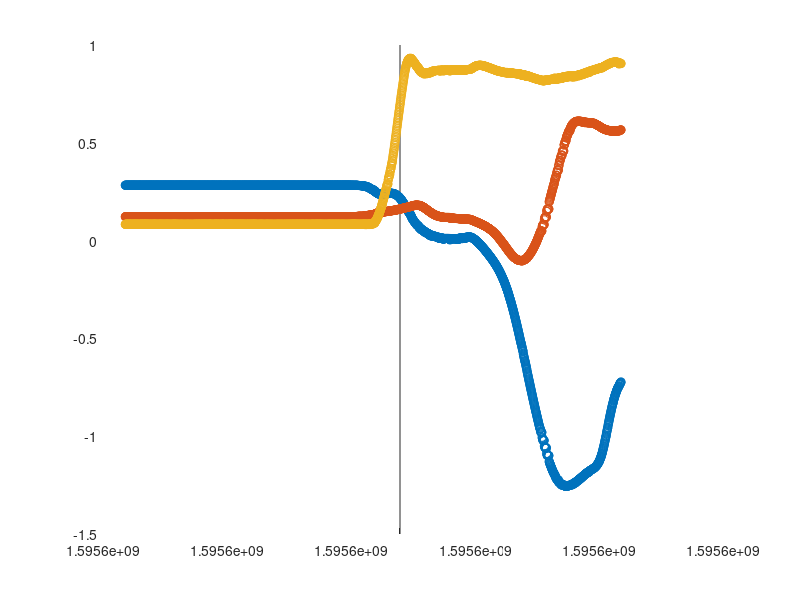

Source code (MATLAB): (Note: this script raises an error after producing the figure.)
%% Initialization
clear;
close all;
clc;


%% Data to compare
% Possible state    | Available on topic
% --------------------------------------
% x                 |                   ardrone/odometry (drifting) TODO check with coordinate transforms
% y                 |                   ardrone/odometry (drifting) TODO check with coordinate transforms
% z                 | ardrone/navdata + ardrone/odometry (same, but a little bit of offset!) TODO check with coordinate transforms

% xDot              | ardrone/navdata + ardrone/odometry (same) TODO Check with Optitrack data for correctnes
% yDot              | ardrone/navdata + ardrone/odometry (same) TODO Check with Optitrack data for correctnes
% zDot              | ardrone/navdata + ardrone/odometry (same, but 0!)

% phi               | ardrone/imu + ardrone/navdata + ardrone/odometry     TODO check with coordinate transform + initialization
% theta             | ardrone/imu + ardrone/navdata + ardrone/odometry     TODO check with coordinate transform + initialization
% psi               | ardrone/imu + ardrone/navdata + ardrone/odometry(2x) TODO check with coordinate transform + initialization

% phiDot            | ardrone/imu + ardrone/odometry (odom is 0!) TODO check with coordinate transform
% thetaDot          | ardrone/imu + ardrone/odometry (odom is 0!) TODO check with coordinate transform
% psiDot            | ardrone/imu + ardrone/odometry (odom is 0!) TODO check with coordinate transform


%% Data to be used to run the filters
% Possible state    | Chosen topic
% --------------------------------
% x                 | 
% y                 | 
% z                 | 

% xDot              | 
% yDot              | 
% zDot              | 

% phi               | 
% theta             | 
% psi               | 

% phiDot            | 
% thetaDot          | 
% psiDot            | 


%% Set variables
% % Retrieve bag file
% cd ~/.ros;
% bag = rosbag("ardrone2_exp_2020-07-24_8.bag");
% cd ~/ardrone2_ws/src/ardrone2_dem/dem/matlab;
% 
% % Select topics that need to be stored
% % Controller signal topics
% topics.cmdVel = 0;
% 
% % Simulation/flight data topics
% topics.modelInput = 0;
% topics.gazeboModelStates = 0;
% topics.optitrack = 1;
% topics.ardroneImu = 1;
% topics.ardroneNav = 1;
% topics.ardroneOdom = 1;
% topics.rotorsMotorSpeed = 0;
% 
% % Set time interval with respect to start of rosbag recording
% % time = [18,25];
% time = [0,20];
% 
% 
% %% Get data
% topicsOut = storeBagdata(bag,topics,time);
% 
% if topics.optitrack
%     optitrackStampTime  = topicsOut.optitrack.stampTime;
%     optitrackPos        = topicsOut.optitrack.pos;
%     optitrackOrientQuat = topicsOut.optitrack.orient;
% end
% 
% if topics.ardroneImu
%     ardroneImuStampTime  = topicsOut.ardroneImu.stampTime;
%     ardroneImuOrientQuat = topicsOut.ardroneImu.orient;
%     ardroneImuVAng       = topicsOut.ardroneImu.vAng;
% end
% 
% if topics.ardroneNav
%     ardroneNavStampTime  = topicsOut.ardroneNav.stampTime;
%     ardroneNavAltd       = topicsOut.ardroneNav.altd;
%     ardroneNavVLin       = topicsOut.ardroneNav.vLin;
%     ardroneNavRot        = topicsOut.ardroneNav.rot;
% end
% 
% if topics.ardroneOdom
%     ardroneOdomStampTime  = topicsOut.ardroneOdom.stampTime;
%     ardroneOdomPos        = topicsOut.ardroneOdom.pos;
%     ardroneOdomVLin       = topicsOut.ardroneOdom.vLin;
%     ardroneOdomOrientQuat = topicsOut.ardroneOdom.orient;
%     ardroneOdomVAng       = topicsOut.ardroneOdom.vAng;
% end
% 
% 
% %% Save data to .mat for code speedup
% save('compARDrone2OptiTrackData.mat',...
%      'optitrackStampTime','optitrackPos','optitrackOrientQuat',...
%      'ardroneImuStampTime','ardroneImuOrientQuat','ardroneImuVAng',...
%      'ardroneNavStampTime','ardroneNavAltd',...
%      'ardroneNavVLin','ardroneNavRot',...
%      'ardroneOdomStampTime','ardroneOdomPos','ardroneOdomVLin',...
%      'ardroneOdomOrientQuat','ardroneOdomVAng');
% 
% 
%% Select data from .mat for code speedup
load compARDrone2OptiTrackData.mat;


%% Select suitable time frame
% Plot position data to determine the time frame visually
figure('Name','OptiTrack position data');
hold on;
plot(optitrackStampTime,optitrackPos(1,:),'-o');
plot(optitrackStampTime,optitrackPos(2,:),'-o');
plot(optitrackStampTime,optitrackPos(3,:),'-o');

% Select data samples to use
prompt   = {'Enter index of 1st data sample:',...
            'Enter index of last data sample:'};
dlgtitle = 'Data selection';
dims     = [1 35];
definput = {'1',num2str(length(optitrackStampTime))};
answer   = inputdlg(prompt,dlgtitle,dims,definput);
otStart  = round(str2double(answer{1}));
otEnd    = round(str2double(answer{2}));

% Select corresponding time frame in OptiTrack data
optitrackStampTime  = optitrackStampTime(otStart:otEnd);
optitrackPos        = optitrackPos(:,otStart:otEnd);
optitrackOrientQuat = optitrackOrientQuat(:,otStart:otEnd);

% Select corresponding time frame in ardroneImu data
[~,arStart] = min(abs(ardroneImuStampTime-optitrackStampTime(1)));
[~,arEnd]   = min(abs(ardroneImuStampTime-optitrackStampTime(end)));
ardroneImuStampTime  = ardroneImuStampTime(arStart:arEnd);
ardroneImuOrientQuat = ardroneImuOrientQuat(:,arStart:arEnd);
ardroneImuVAng       = ardroneImuVAng(:,arStart:arEnd);

% Select corresponding time frame in ardroneNav data
[~,arStart] = min(abs(ardroneNavStampTime-optitrackStampTime(1)));
[~,arEnd]   = min(abs(ardroneNavStampTime-optitrackStampTime(end)));
ardroneNavStampTime = ardroneNavStampTime(arStart:arEnd);
ardroneNavAltd      = ardroneNavAltd(arStart:arEnd);
ardroneNavVLin      = ardroneNavVLin(:,arStart:arEnd);
ardroneNavRot       = ardroneNavRot(:,arStart:arEnd);

% Select corresponding time frame in ardroneOdom data
[~,arStart] = min(abs(ardroneOdomStampTime-optitrackStampTime(1)));
[~,arEnd]   = min(abs(ardroneOdomStampTime-optitrackStampTime(end)));
ardroneOdomStampTime  = ardroneOdomStampTime(arStart:arEnd);
ardroneOdomPos        = ardroneOdomPos(:,arStart:arEnd);
ardroneOdomVLin       = ardroneOdomVLin(:,arStart:arEnd);
ardroneOdomOrientQuat = ardroneOdomOrientQuat(:,arStart:arEnd);
ardroneOdomVAng       = ardroneOdomVAng(:,arStart:arEnd);

% Ensure that all AR.Drone 2.0 signals have equal length by truncating
% Often the odometry are too short, so only check on these messages
% Correct Optitrack data too
nImu  = length(ardroneImuStampTime);
nNav  = length(ardroneNavStampTime);
nOdom = length(ardroneOdomStampTime);
if nOdom ~= nImu || nOdom ~= nNav
    % Select corresponding time frame in OptiTrack data
    [~,otEnd]   = min(abs(optitrackStampTime-ardroneOdomStampTime(end)));
    while optitrackStampTime(otEnd) < ardroneOdomStampTime(end)
        otEnd = otEnd + 1;
    end
    optitrackStampTime  = optitrackStampTime(1:otEnd);
    optitrackPos        = optitrackPos(:,1:otEnd);
    optitrackOrientQuat = optitrackOrientQuat(:,1:otEnd);

    % Select corresponding time frame in ardroneImu data
    [~,arEnd]   = min(abs(ardroneImuStampTime-ardroneOdomStampTime(end)));
    ardroneImuStampTime  = ardroneImuStampTime(1:arEnd);
    ardroneImuOrientQuat = ardroneImuOrientQuat(:,1:arEnd);
    ardroneImuVAng       = ardroneImuVAng(:,1:arEnd);

    % Select corresponding time frame in ardroneNav data
    [~,arEnd]   = min(abs(ardroneNavStampTime-ardroneOdomStampTime(end)));
    ardroneNavStampTime = ardroneNavStampTime(1:arEnd);
    ardroneNavAltd      = ardroneNavAltd(1:arEnd);
    ardroneNavVLin      = ardroneNavVLin(:,1:arEnd);
    ardroneNavRot       = ardroneNavRot(:,1:arEnd);
end

% Align time frames and start at 0
ardroneImuStampTime  = ardroneImuStampTime  - optitrackStampTime(1);
ardroneNavStampTime  = ardroneNavStampTime  - optitrackStampTime(1);
ardroneOdomStampTime = ardroneOdomStampTime - optitrackStampTime(1);
optitrackStampTime   = optitrackStampTime   - optitrackStampTime(1);


%% Convert quaternions to Euler angles
optitrackOrient = quat2EulAndWrap(optitrackOrientQuat,0);
ardroneImuOrient = quat2EulAndWrap(ardroneImuOrientQuat,0);
ardroneOdomOrient = quat2EulAndWrap(ardroneOdomOrientQuat,0);


%% TODO Zero data using average of first 9 seconds
tAvg = 9;

% Zero Optitrack data
[~,otAvgEnd] = min(abs(optitrackStampTime-tAvg));
optitrackPos = optitrackPos - mean(optitrackPos(:,1:otAvgEnd),2);
optitrackOrient = optitrackOrient - mean(optitrackOrient(:,1:otAvgEnd),2);

% Zero AR.Drone 2.0 IMU data
[~,arAvgEnd] = min(abs(ardroneImuStampTime-tAvg));
ardroneImuOrient = ardroneImuOrient - ...
                   mean(ardroneImuOrient(:,1:arAvgEnd),2);
ardroneImuVAng   = ardroneImuVAng - mean(ardroneImuVAng(:,1:arAvgEnd),2);

% Zero AR.Drone 2.0 navdata data
[~,arAvgEnd] = min(abs(ardroneNavStampTime-tAvg));
ardroneNavAltd = ardroneNavAltd - mean(ardroneNavAltd(:,1:arAvgEnd),2);
ardroneNavVLin = ardroneNavVLin - mean(ardroneNavVLin(:,1:arAvgEnd),2);
ardroneNavRot  = ardroneNavRot - mean(ardroneNavRot(:,1:arAvgEnd),2);

% Zero AR.Drone 2.0 odometry data
[~,arAvgEnd] = min(abs(ardroneOdomStampTime-tAvg));
ardroneOdomPos    = ardroneOdomPos - mean(ardroneOdomPos(:,1:arAvgEnd),2);
ardroneOdomVLin   = ardroneOdomVLin - ...
                    mean(ardroneOdomVLin(:,1:arAvgEnd),2);
ardroneOdomOrient = ardroneOdomOrient - ...
                    mean(ardroneOdomOrient(:,1:arAvgEnd),2);
ardroneOdomVAng   = ardroneOdomVAng - ...
                    mean(ardroneOdomVAng(:,1:arAvgEnd),2);


%% Edit Optitrack data


%% Edit AR.Drone 2.0 IMU data


%% Edit AR.Drone 2.0 navdata
ardroneNavAltd = ardroneNavAltd/1000;
ardroneNavVLin = ardroneNavVLin/1000;
ardroneNavRot  = unwrap(ardroneNavRot/180*pi);


%% Edit AR.Drone 2.0 odometry data


%% TODO Convert AR.Drone 2.0 on-board data to inertial frame
% For each sample in AR.Drone 2.0 data:
% - 
% nSamples = 
% for i = 1:
% Construct homogeneous transformation matrix (translational dynamics)
% R = zeros(4,4);
% R(1:3,1:3) = eul2rotm([psi,theta,phi]);
% R(1,4) = x;
% R(2,4) = y;
% R(3,4) = z;
% R(4,4) = 1;

% TODO: construct rotation matrix for rotational dynamics



%% Create plot styling settings
% set(0,'defaultAxesTickLabelInterpreter','latex');
% set(0,'defaultlegendinterpreter','latex');


%% Compare position sources
figure('Name','Position');
subplot(3,1,1);
plot(optitrackStampTime,optitrackPos(1,:));
hold on;
plot(ardroneOdomStampTime,ardroneOdomPos(1,:));
legend('Optitrack','AR.Drone 2.0 odometry');
title('x');
xlabel('Time (s)');
ylabel('x (m)');

subplot(3,1,2);
plot(optitrackStampTime,optitrackPos(2,:));
hold on;
plot(ardroneOdomStampTime,ardroneOdomPos(2,:));
legend('Optitrack','AR.Drone 2.0 odometry');
title('y');
xlabel('Time (s)');
ylabel('y (m)');

subplot(3,1,3);
plot(optitrackStampTime,optitrackPos(3,:));
hold on;
plot(ardroneNavStampTime,ardroneNavAltd);
plot(ardroneOdomStampTime,ardroneOdomPos(3,:));
legend('Optitrack','AR.Drone 2.0 navdata','AR.Drone 2.0 odometry');
title('z');
xlabel('Time (s)');
ylabel('z (m)');


%% Compare linear velocity sources
figure('Name','Linear velocity');
subplot(3,1,1);
plot(ardroneNavStampTime,ardroneNavVLin(1,:));
hold on;
plot(ardroneOdomStampTime,ardroneOdomVLin(1,:));
legend('AR.Drone 2.0 navdata','AR.Drone 2.0 odometry');
title('$\dot{x}$','Interpreter','latex');
xlabel('Time (s)');
ylabel('$\dot{x}$ (m/s)','Interpreter','latex');

subplot(3,1,2);
plot(ardroneNavStampTime,ardroneNavVLin(2,:));
hold on;
plot(ardroneOdomStampTime,ardroneOdomVLin(2,:));
legend('AR.Drone 2.0 navdata','AR.Drone 2.0 odometry');
title('$\dot{y}$','Interpreter','latex');
xlabel('Time (s)');
ylabel('$\dot{y}$ (m/s)','Interpreter','latex');

subplot(3,1,3);
plot(ardroneNavStampTime,ardroneNavVLin(3,:));
hold on;
plot(ardroneOdomStampTime,ardroneOdomVLin(3,:));
legend('AR.Drone 2.0 navdata','AR.Drone 2.0 odometry');
title('$\dot{z}$','Interpreter','latex');
xlabel('Time (s)');
ylabel('$\dot{z}$ (m/s)','Interpreter','latex');


%% Compare orientation sources
figure('Name','Orientation');
subplot(3,1,1);
plot(optitrackStampTime,optitrackOrient(2,:));
hold on;
plot(ardroneImuStampTime,ardroneImuOrient(1,:));
plot(ardroneNavStampTime,ardroneNavRot(1,:));
plot(ardroneOdomStampTime,ardroneOdomOrient(1,:));
legend('Optitrack','AR.Drone 2.0 IMU','AR.Drone 2.0 navdata',...
       'AR.Drone 2.0 odometry');
title('\phi');
xlabel('Time (s)');
ylabel('\phi (rad)');

subplot(3,1,2);
plot(optitrackStampTime,optitrackOrient(1,:));
hold on;
plot(ardroneImuStampTime,-ardroneImuOrient(2,:));
plot(ardroneNavStampTime,ardroneNavRot(2,:));
plot(ardroneOdomStampTime,-ardroneOdomOrient(2,:));
legend('Optitrack','AR.Drone 2.0 IMU','AR.Drone 2.0 navdata',...
       'AR.Drone 2.0 odometry');
title('\theta');
xlabel('Time (s)');
ylabel('\theta (rad)');

subplot(3,1,3);
plot(optitrackStampTime,optitrackOrient(3,:));
hold on;
plot(ardroneImuStampTime,ardroneImuOrient(3,:));
plot(ardroneNavStampTime,ardroneNavRot(3,:));
plot(ardroneOdomStampTime,ardroneOdomOrient(3,:));
legend('Optitrack','AR.Drone 2.0 IMU','AR.Drone 2.0 navdata',...
       'AR.Drone 2.0 odometry');
title('\psi');
xlabel('Time (s)');
ylabel('\psi (rad)');


%% Compare angular velocity sources
figure('Name','Angular velocity');
subplot(3,1,1);
plot(ardroneImuStampTime,ardroneImuVAng(1,:));
hold on;
plot(ardroneOdomStampTime,ardroneOdomVAng(1,:));
legend('AR.Drone 2.0 IMU','AR.Drone 2.0 odometry');
title('$\dot{\phi}$','Interpreter','latex');
xlabel('Time (s)');
ylabel('$\dot{\phi}$ (rad)','Interpreter','latex');

subplot(3,1,2);
plot(ardroneImuStampTime,ardroneImuVAng(2,:));
hold on;
plot(ardroneOdomStampTime,ardroneOdomVAng(2,:));
legend('AR.Drone 2.0 IMU','AR.Drone 2.0 odometry');
title('$\dot{\theta}$','Interpreter','latex');
xlabel('Time (s)');
ylabel('$\dot{\theta}$ (rad)','Interpreter','latex');

subplot(3,1,3);
plot(ardroneImuStampTime,ardroneImuVAng(3,:));
hold on;
plot(ardroneOdomStampTime,ardroneOdomVAng(3,:));
legend('AR.Drone 2.0 IMU','AR.Drone 2.0 odometry');
title('$\dot{\psi}$','Interpreter','latex');
xlabel('Time (s)');
ylabel('$\dot{\psi }$(rad)','Interpreter','latex');


%% Reset plot styling settings
% set(0,'defaultAxesTickLabelInterpreter','none');
% set(0,'defaultlegendinterpreter','none');
